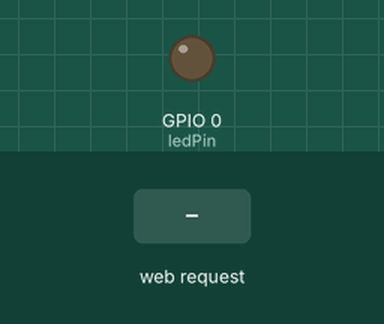
Simulated run of this sketch. Board: ESP8266 (NodeMCU). Parts: output pins drawn as LEDs (lit = HIGH). The inputs (shaded band) are chosen by the test bench. WiFi joins after 1.5 s; servers stay silent unless stated; what the sketch prints to the serial monitor is not drawn.

Above: at 2.7 s.
2.8 s: HTTP request GET /LED=ON received
At 4.0 s:
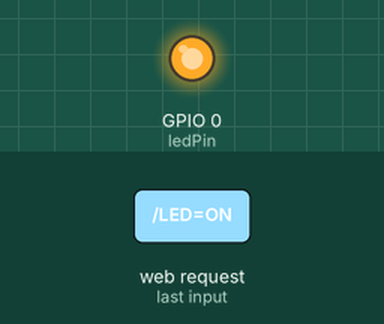
4.3 s: HTTP request GET /LED=OFF received
At 5.2 s:
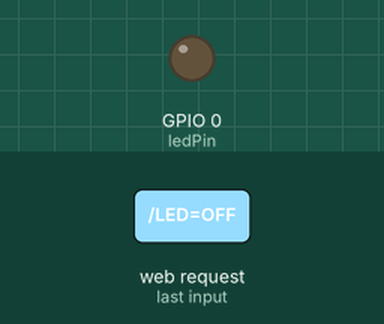
Timing chart, 0 to 7.3 s (numbered marks = the images above; inputs shaded):
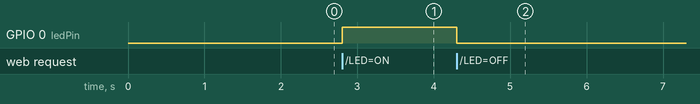

Measured:
- after the input at 2.8 s, GPIO 0 (ledPin): LOW → HIGH at once
- after the input at 4.3 s, GPIO 0 (ledPin): HIGH → LOW at once

The sketch:

LedWiFi.ino
```cpp
#include <ESP8266WiFi.h>

const char* ssid = "Wifi";
const char* password = "Senha";

int ledPin = 0; // GPIO13---D3 no NODEMCU
WiFiServer server(80);

void setup() {
  Serial.begin(115200);
  delay(10);

  pinMode(ledPin, OUTPUT);
  digitalWrite(ledPin, LOW);

  // Conectar a Rede WIFI
  Serial.println();
  Serial.println();
  Serial.print("Conectando a: ");
  Serial.println(ssid);

  WiFi.begin(ssid, password);

  while (WiFi.status() != WL_CONNECTED) {
    delay(500);
    Serial.print(".");
  }
  Serial.println("");
  Serial.println("WiFi Conectado");

  // Iniciando Server
  server.begin();
  Serial.println("Server Iniciado");

  // Imprimindo URL
  Serial.print("Use a URL para conectar a lampada: ");
  Serial.print("http://");
  Serial.print(WiFi.localIP());
  Serial.println("/");

}

void loop() {
  // Checar se um Cliente está conctado
  WiFiClient client = server.available();
  if (!client) {
    return;
  }

  // Aguardar Cliente
  Serial.println("new client");
  while(!client.available()){
    delay(1);
  }

  // LEr a primeira linha da requisição
  String request = client.readStringUntil('\r');
  Serial.println(request);
  client.flush();

  // Validar a requisição

  int value = LOW;
  if (request.indexOf("/LED=ON") != -1)  {
    digitalWrite(ledPin, HIGH);
    value = HIGH;
  }
  if (request.indexOf("/LED=OFF") != -1)  {
    digitalWrite(ledPin, LOW);
    value = LOW;
  }


  // Retornar resposta ao sevidor
  client.println("HTTP/1.1 200 OK");
  client.println("Content-Type: text/html");
  client.println(""); //  do not forget this one
  client.println("<!DOCTYPE HTML>");
  client.println("<html>");

  client.print("O led está: ");

  if(value == HIGH) {
    client.print("Ligado");
  } else {
    client.print("Desligado");
  }
  client.println("<br><br>");
  client.println("<a href=\"/LED=ON\"\"><button>On </button></a>");
  client.println("<a href=\"/LED=OFF\"\"><button>Off </button></a><br />");
  client.println("</html>");

  delay(1);
  Serial.println("Cliente Desconectado");
  Serial.println("");

}
```
